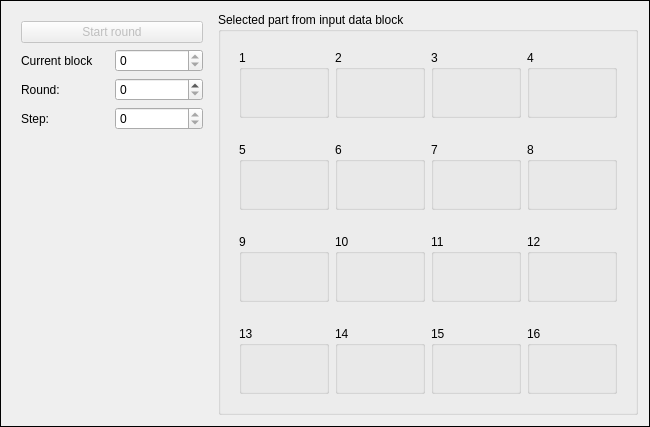
      <widget class="QFrame" name="frame_7">
       <property name="sizePolicy">
        <sizepolicy hsizetype="Expanding" vsizetype="Expanding">
         <horstretch>0</horstretch>
         <verstretch>0</verstretch>
        </sizepolicy>
       </property>
       <property name="frameShape">
        <enum>QFrame::Shape::Box</enum>
       </property>
       <property name="frameShadow">
        <enum>QFrame::Shadow::Plain</enum>
       </property>
       <layout class="QGridLayout" name="gridLayout_6">
        <item row="0" column="0">
         <widget class="QFrame" name="frame_12">
          <property name="minimumSize">
           <size>
            <width>200</width>
            <height>0</height>
           </size>
          </property>
          <property name="frameShape">
           <enum>QFrame::Shape::NoFrame</enum>
          </property>
          <property name="frameShadow">
           <enum>QFrame::Shadow::Raised</enum>
          </property>
          <layout class="QVBoxLayout" name="verticalLayout_13">
           <item>
            <widget class="QPushButton" name="start">
             <property name="enabled">
              <bool>false</bool>
             </property>
             <property name="text">
              <string>Start round</string>
             </property>
             <property name="icon">
              <iconset resource="../../resources.qrc">
               <normaloff>:/icons/iconsDark/play.png</normaloff>:/icons/iconsDark/play.png</iconset>
             </property>
            </widget>
           </item>
           <item>
            <layout class="QHBoxLayout" name="horizontalLayout_10">
             <item>
              <widget class="QLabel" name="label_9">
               <property name="text">
                <string>Current block</string>
               </property>
              </widget>
             </item>
             <item>
              <widget class="QSpinBox" name="currentBlock">
               <property name="sizePolicy">
                <sizepolicy hsizetype="Minimum" vsizetype="Fixed">
                 <horstretch>0</horstretch>
                 <verstretch>0</verstretch>
                </sizepolicy>
               </property>
               <property name="readOnly">
                <bool>true</bool>
               </property>
              </widget>
             </item>
            </layout>
           </item>
           <item>
            <layout class="QHBoxLayout" name="horizontalLayout_12">
             <item>
              <widget class="QLabel" name="labelRound">
               <property name="text">
                <string>Round:</string>
               </property>
              </widget>
             </item>
             <item>
              <widget class="QSpinBox" name="round"/>
             </item>
            </layout>
           </item>
           <item>
            <layout class="QHBoxLayout" name="horizontalLayout_16">
             <item>
              <widget class="QLabel" name="labelStep">
               <property name="text">
                <string>Step:</string>
               </property>
              </widget>
             </item>
             <item>
              <widget class="QSpinBox" name="stepRound">
               <property name="sizePolicy">
                <sizepolicy hsizetype="Minimum" vsizetype="Fixed">
                 <horstretch>0</horstretch>
                 <verstretch>0</verstretch>
                </sizepolicy>
               </property>
               <property name="readOnly">
                <bool>true</bool>
               </property>
              </widget>
             </item>
            </layout>
           </item>
           <item>
            <spacer name="verticalSpacer_3">
             <property name="orientation">
              <enum>Qt::Orientation::Vertical</enum>
             </property>
             <property name="sizeHint" stdset="0">
              <size>
               <width>20</width>
               <height>40</height>
              </size>
             </property>
            </spacer>
           </item>
          </layout>
         </widget>
        </item>
        <item row="0" column="1">
         <widget class="QGroupBox" name="groupInputBlock">
          <property name="sizePolicy">
           <sizepolicy hsizetype="Expanding" vsizetype="Expanding">
            <horstretch>0</horstretch>
            <verstretch>0</verstretch>
           </sizepolicy>
          </property>
          <property name="title">
           <string>Selected part from input data block</string>
          </property>
          <layout class="QVBoxLayout" name="verticalLayout">
           <item>
            <widget class="QFrame" name="frame_8">
             <property name="sizePolicy">
              <sizepolicy hsizetype="Expanding" vsizetype="Expanding">
               <horstretch>0</horstretch>
               <verstretch>0</verstretch>
              </sizepolicy>
             </property>
             <property name="frameShadow">
              <enum>QFrame::Shadow::Raised</enum>
             </property>
             <layout class="QHBoxLayout" name="horizontalLayout_14">
              <item>
               <widget class="QGroupBox" name="group_1">
                <property name="sizePolicy">
                 <sizepolicy hsizetype="Expanding" vsizetype="Expanding">
                  <horstretch>0</horstretch>
                  <verstretch>0</verstretch>
                 </sizepolicy>
                </property>
                <property name="minimumSize">
                 <size>
                  <width>90</width>
                  <height>68</height>
                 </size>
                </property>
                <property name="title">
                 <string>1</string>
                </property>
                <layout class="QVBoxLayout" name="verticalLayoutA6">
                 <item>
                  <widget class="QLabel" name="labelWord1">
                   <property name="text">
                    <string/>
                   </property>
                  </widget>
                 </item>
                </layout>
               </widget>
              </item>
              <item>
               <widget class="QGroupBox" name="group_2">
                <property name="sizePolicy">
                 <sizepolicy hsizetype="Expanding" vsizetype="Expanding">
                  <horstretch>0</horstretch>
                  <verstretch>0</verstretch>
                 </sizepolicy>
                </property>
                <property name="minimumSize">
                 <size>
                  <width>90</width>
                  <height>68</height>
                 </size>
                </property>
                <property name="title">
                 <string>2</string>
                </property>
                <layout class="QVBoxLayout" name="verticalLayoutA7">
                 <item>
                  <widget class="QLabel" name="labelWord2">
                   <property name="text">
                    <string/>
                   </property>
                  </widget>
                 </item>
                </layout>
               </widget>
              </item>
              <item>
               <widget class="QGroupBox" name="group_3">
                <property name="sizePolicy">
                 <sizepolicy hsizetype="Expanding" vsizetype="Expanding">
                  <horstretch>0</horstretch>
                  <verstretch>0</verstretch>
                 </sizepolicy>
                </property>
                <property name="minimumSize">
                 <size>
                  <width>90</width>
                  <height>68</height>
                 </size>
                </property>
                <property name="title">
                 <string>3</string>
                </property>
                <layout class="QVBoxLayout" name="verticalLayoutA8">
                 <item>
                  <widget class="QLabel" name="labelWord3">
                   <property name="text">
                    <string/>
                   </property>
                  </widget>
                 </item>
                </layout>
               </widget>
              </item>
              <item>
               <widget class="QGroupBox" name="group_4">
                <property name="sizePolicy">
                 <sizepolicy hsizetype="Expanding" vsizetype="Expanding">
                  <horstretch>0</horstretch>
                  <verstretch>0</verstretch>
                 </sizepolicy>
                </property>
                <property name="minimumSize">
                 <size>
                  <width>90</width>
                  <height>68</height>
                 </size>
                </property>
                <property name="title">
                 <string>4</string>
                </property>
                <layout class="QVBoxLayout" name="verticalLayoutA9">
                 <item>
                  <widget class="QLabel" name="labelWord4">
                   <property name="text">
                    <string/>
                   </property>
                  </widget>
                 </item>
                </layout>
               </widget>
              </item>
             </layout>
            </widget>
           </item>
           <item>
            <widget class="QFrame" name="frame_2">
             <property name="sizePolicy">
              <sizepolicy hsizetype="Expanding" vsizetype="Expanding">
               <horstretch>0</horstretch>
               <verstretch>0</verstretch>
              </sizepolicy>
             </property>
             <property name="frameShadow">
              <enum>QFrame::Shadow::Raised</enum>
             </property>
             <layout class="QHBoxLayout" name="horizontalLayout">
              <item>
               <widget class="QGroupBox" name="group_5">
                <property name="sizePolicy">
                 <sizepolicy hsizetype="Expanding" vsizetype="Expanding">
                  <horstretch>0</horstretch>
                  <verstretch>0</verstretch>
                 </sizepolicy>
                </property>
                <property name="minimumSize">
                 <size>
                  <width>90</width>
                  <height>68</height>
                 </size>
                </property>
                <property name="title">
                 <string>5</string>
                </property>
                <layout class="QVBoxLayout" name="verticalLayoutA_40">
                 <item>
                  <widget class="QLabel" name="labelWord5">
                   <property name="text">
                    <string/>
                   </property>
                  </widget>
                 </item>
                </layout>
               </widget>
              </item>
              <item>
               <widget class="QGroupBox" name="group_6">
                <property name="sizePolicy">
                 <sizepolicy hsizetype="Expanding" vsizetype="Expanding">
                  <horstretch>0</horstretch>
                  <verstretch>0</verstretch>
                 </sizepolicy>
                </property>
                <property name="minimumSize">
                 <size>
                  <width>90</width>
                  <height>68</height>
                 </size>
                </property>
                <property name="title">
                 <string>6</string>
                </property>
                <layout class="QVBoxLayout" name="verticalLayoutA_41">
                 <item>
                  <widget class="QLabel" name="labelWord6">
                   <property name="text">
                    <string/>
                   </property>
                  </widget>
                 </item>
                </layout>
               </widget>
              </item>
              <item>
               <widget class="QGroupBox" name="group_7">
                <property name="sizePolicy">
                 <sizepolicy hsizetype="Expanding" vsizetype="Expanding">
                  <horstretch>0</horstretch>
                  <verstretch>0</verstretch>
                 </sizepolicy>
                </property>
                <property name="minimumSize">
                 <size>
                  <width>90</width>
                  <height>68</height>
                 </size>
                </property>
                <property name="title">
                 <string>7</string>
                </property>
                <layout class="QVBoxLayout" name="verticalLayoutA_42">
                 <item>
                  <widget class="QLabel" name="labelWord7">
                   <property name="text">
                    <string/>
                   </property>
                  </widget>
                 </item>
                </layout>
               </widget>
              </item>
              <item>
               <widget class="QGroupBox" name="group_8">
                <property name="sizePolicy">
                 <sizepolicy hsizetype="Expanding" vsizetype="Expanding">
                  <horstretch>0</horstretch>
                  <verstretch>0</verstretch>
                 </sizepolicy>
                </property>
                <property name="minimumSize">
                 <size>
                  <width>90</width>
                  <height>68</height>
                 </size>
                </property>
                <property name="title">
                 <string>8</string>
                </property>
                <layout class="QVBoxLayout" name="verticalLayoutA_43">
                 <item>
                  <widget class="QLabel" name="labelWord8">
                   <property name="text">
                    <string/>
                   </property>
                  </widget>
                 </item>
                </layout>
               </widget>
              </item>
             </layout>
            </widget>
           </item>
           <item>
            <widget class="QFrame" name="frame">
             <property name="sizePolicy">
              <sizepolicy hsizetype="Expanding" vsizetype="Expanding">
               <horstretch>0</horstretch>
               <verstretch>0</verstretch>
              </sizepolicy>
             </property>
             <property name="frameShadow">
              <enum>QFrame::Shadow::Raised</enum>
             </property>
             <layout class="QHBoxLayout" name="horizontalLayout_2">
              <item>
               <widget class="QGroupBox" name="group_9">
                <property name="sizePolicy">
                 <sizepolicy hsizetype="Expanding" vsizetype="Expanding">
                  <horstretch>0</horstretch>
                  <verstretch>0</verstretch>
                 </sizepolicy>
                </property>
                <property name="minimumSize">
                 <size>
                  <width>90</width>
                  <height>68</height>
                 </size>
                </property>
                <property name="title">
                 <string>9</string>
                </property>
                <layout class="QVBoxLayout" name="verticalLayoutA_44">
                 <item>
                  <widget class="QLabel" name="labelWord9">
                   <property name="text">
                    <string/>
                   </property>
                  </widget>
                 </item>
                </layout>
               </widget>
              </item>
              <item>
               <widget class="QGroupBox" name="group_10">
                <property name="sizePolicy">
                 <sizepolicy hsizetype="Expanding" vsizetype="Expanding">
                  <horstretch>0</horstretch>
                  <verstretch>0</verstretch>
                 </sizepolicy>
                </property>
                <property name="minimumSize">
                 <size>
                  <width>90</width>
                  <height>68</height>
                 </size>
                </property>
                <property name="title">
                 <string>10</string>
                </property>
                <layout class="QVBoxLayout" name="verticalLayoutA_45">
                 <item>
                  <widget class="QLabel" name="labelWord10">
                   <property name="text">
                    <string/>
                   </property>
                  </widget>
                 </item>
                </layout>
               </widget>
              </item>
              <item>
               <widget class="QGroupBox" name="group_11">
                <property name="sizePolicy">
                 <sizepolicy hsizetype="Expanding" vsizetype="Expanding">
                  <horstretch>0</horstretch>
                  <verstretch>0</verstretch>
                 </sizepolicy>
                </property>
                <property name="minimumSize">
                 <size>
                  <width>90</width>
                  <height>68</height>
                 </size>
                </property>
                <property name="title">
                 <string>11</string>
                </property>
                <layout class="QVBoxLayout" name="verticalLayoutA_46">
                 <item>
                  <widget class="QLabel" name="labelWord11">
                   <property name="text">
                    <string/>
                   </property>
                  </widget>
                 </item>
                </layout>
               </widget>
              </item>
              <item>
               <widget class="QGroupBox" name="group_12">
                <property name="sizePolicy">
                 <sizepolicy hsizetype="Expanding" vsizetype="Expanding">
                  <horstretch>0</horstretch>
                  <verstretch>0</verstretch>
                 </sizepolicy>
                </property>
                <property name="minimumSize">
                 <size>
                  <width>90</width>
                  <height>68</height>
                 </size>
                </property>
                <property name="title">
                 <string>12</string>
                </property>
                <layout class="QVBoxLayout" name="verticalLayoutA_47">
                 <item>
                  <widget class="QLabel" name="labelWord12">
                   <property name="text">
                    <string/>
                   </property>
                  </widget>
                 </item>
                </layout>
               </widget>
              </item>
             </layout>
            </widget>
           </item>
           <item>
            <widget class="QFrame" name="frame_9">
             <property name="sizePolicy">
              <sizepolicy hsizetype="Expanding" vsizetype="Expanding">
               <horstretch>0</horstretch>
               <verstretch>0</verstretch>
              </sizepolicy>
             </property>
             <property name="frameShadow">
              <enum>QFrame::Shadow::Raised</enum>
             </property>
             <layout class="QHBoxLayout" name="horizontalLayout_15">
              <item>
               <widget class="QGroupBox" name="group_13">
                <property name="sizePolicy">
                 <sizepolicy hsizetype="Expanding" vsizetype="Expanding">
                  <horstretch>0</horstretch>
                  <verstretch>0</verstretch>
                 </sizepolicy>
                </property>
                <property name="minimumSize">
                 <size>
                  <width>90</width>
                  <height>68</height>
                 </size>
                </property>
                <property name="title">
                 <string>13</string>
                </property>
                <layout class="QVBoxLayout" name="verticalLayoutA_48">
                 <item>
                  <widget class="QLabel" name="labelWord13">
                   <property name="text">
                    <string/>
                   </property>
                  </widget>
                 </item>
                </layout>
               </widget>
              </item>
              <item>
               <widget class="QGroupBox" name="group_14">
                <property name="sizePolicy">
                 <sizepolicy hsizetype="Expanding" vsizetype="Expanding">
                  <horstretch>0</horstretch>
                  <verstretch>0</verstretch>
                 </sizepolicy>
                </property>
                <property name="minimumSize">
                 <size>
                  <width>90</width>
                  <height>68</height>
                 </size>
                </property>
                <property name="title">
                 <string>14</string>
                </property>
                <layout class="QVBoxLayout" name="verticalLayoutA_49">
                 <item>
                  <widget class="QLabel" name="labelWord14">
                   <property name="text">
                    <string/>
                   </property>
                  </widget>
                 </item>
                </layout>
               </widget>
              </item>
              <item>
               <widget class="QGroupBox" name="group_15">
                <property name="sizePolicy">
                 <sizepolicy hsizetype="Expanding" vsizetype="Expanding">
                  <horstretch>0</horstretch>
                  <verstretch>0</verstretch>
                 </sizepolicy>
                </property>
                <property name="minimumSize">
                 <size>
                  <width>90</width>
                  <height>68</height>
                 </size>
                </property>
                <property name="title">
                 <string>15</string>
                </property>
                <layout class="QVBoxLayout" name="verticalLayoutA_50">
                 <item>
                  <widget class="QLabel" name="labelWord15">
                   <property name="text">
                    <string/>
                   </property>
                  </widget>
                 </item>
                </layout>
               </widget>
              </item>
              <item>
               <widget class="QGroupBox" name="group_16">
                <property name="sizePolicy">
                 <sizepolicy hsizetype="Expanding" vsizetype="Expanding">
                  <horstretch>0</horstretch>
                  <verstretch>0</verstretch>
                 </sizepolicy>
                </property>
                <property name="minimumSize">
                 <size>
                  <width>90</width>
                  <height>68</height>
                 </size>
                </property>
                <property name="title">
                 <string>16</string>
                </property>
                <layout class="QVBoxLayout" name="verticalLayoutA_51">
                 <item>
                  <widget class="QLabel" name="labelWord16">
                   <property name="text">
                    <string/>
                   </property>
                  </widget>
                 </item>
                </layout>
               </widget>
              </item>
             </layout>
            </widget>
           </item>
          </layout>
         </widget>
        </item>
       </layout>
      </widget>
